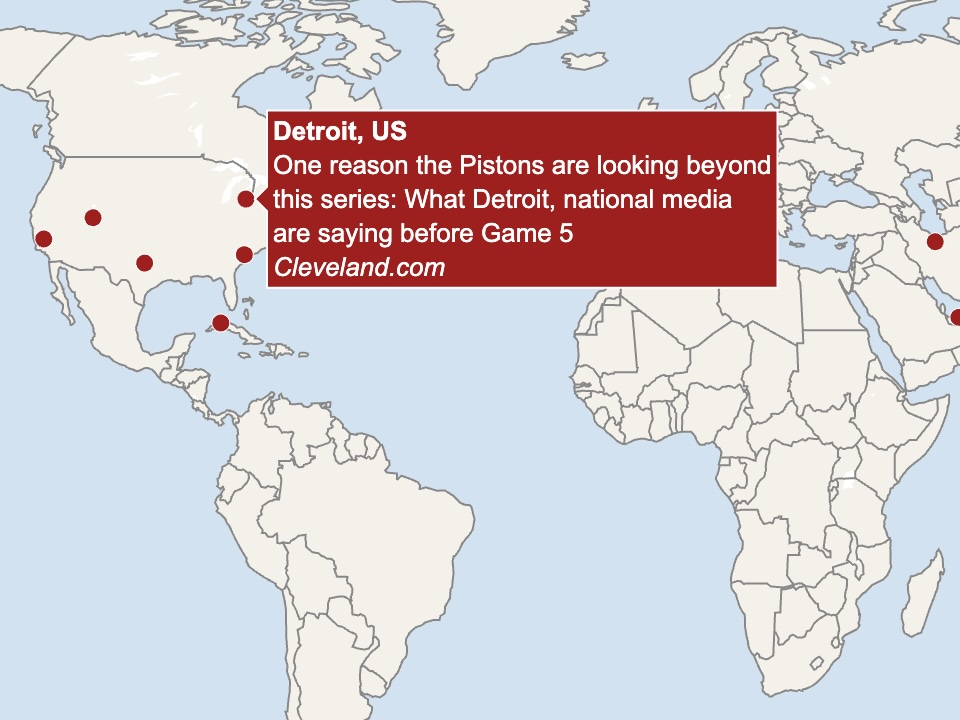

Write Python code to recreate this figure.
"""Render: read recent geolocated entries from news.db, draw Plotly map."""
import re
import textwrap
import time

import plotly.graph_objects as go

from projects.common import Project

from . import store

WINDOW_HOURS = 24
WRAP_WIDTH = 42


def _strip_publisher(title: str) -> str:
    """Google News RSS titles always end with ' - Publisher'."""
    m = re.match(r"^(.*) - ([^-]+)$", title)
    return m.group(1).strip() if m else title.strip()


def _safe(text: str) -> str:
    """Plotly hover labels parse <br>/<b>/<i> tags but do NOT decode
    HTML entities, so escaping breaks rather than helps. Strip the
    only characters that could confuse the tag parser."""
    return text.replace("<", "").replace(">", "")


def _wrap_with_breaks(text: str) -> str:
    parts = textwrap.wrap(text, WRAP_WIDTH) or [text]
    return "<br>".join(_safe(p) for p in parts)


def _figure(rows, height=520):
    if not rows:
        fig = go.Figure(go.Scattergeo())
    else:
        hover = []
        custom = []
        for r in rows:
            headline = _strip_publisher(r["title"])
            line = f"<b>{_safe(r['display_name'])}</b><br>{_wrap_with_breaks(headline)}"
            if r["publisher"]:
                line += f"<br><i>{_safe(r['publisher'])}</i>"
            hover.append(line)
            custom.append(r["url"])
        fig = go.Figure(go.Scattergeo(
            lat=[r["lat"] for r in rows],
            lon=[r["lon"] for r in rows],
            text=hover,
            customdata=custom,
            hovertemplate="%{text}<extra></extra>",
            mode="markers",
            marker={"size": 9, "color": "#ab0012",
                    "line": {"width": 0.5, "color": "#fff"}},
        ))
    fig.update_layout(
        geo={
            "projection_type": "natural earth",
            "showcountries": True,
            "showcoastlines": True,
            "countrycolor": "#888",
            "coastlinecolor": "#888",
            "landcolor": "#f4f1ea",
            "oceancolor": "#cfe2f3",
            "showocean": True,
            "bgcolor": "rgba(0,0,0,0)",
        },
        margin={"r": 0, "t": 0, "l": 0, "b": 0},
        height=height,
        paper_bgcolor="rgba(0,0,0,0)",
    )
    return fig


def _human_age(seconds: int) -> str:
    if seconds < 60:
        return f"{seconds}s ago"
    if seconds < 3600:
        return f"{seconds // 60} min ago"
    if seconds < 86400:
        return f"{seconds // 3600} h ago"
    return f"{seconds // 86400} d ago"


class GoogleNewsMap(Project):
    def fill_dict(self, request, d):
        embed = bool(request.GET.get("embed"))
        cutoff = int(time.time()) - WINDOW_HOURS * 3600
        with store.connect() as conn:
            rows = store.recent_entries_with_location(conn, cutoff)
            last_fetched = store.get_meta(conn, "last_fetched_at")

        fig = _figure(rows, height=320 if embed else 520)
        d["embed"] = embed
        d["plot_html"] = fig.to_html(
            include_plotlyjs="cdn",
            full_html=False,
            div_id="googlenewsmap_plot",
            config={"displayModeBar": False, "scrollZoom": False},
        )
        d["plotted_count"] = len(rows)
        d["window_hours"] = WINDOW_HOURS
        if last_fetched:
            d["last_fetched_human"] = _human_age(int(time.time()) - int(last_fetched))
        else:
            d["last_fetched_human"] = "never (run `python manage.py refresh_news`)"
